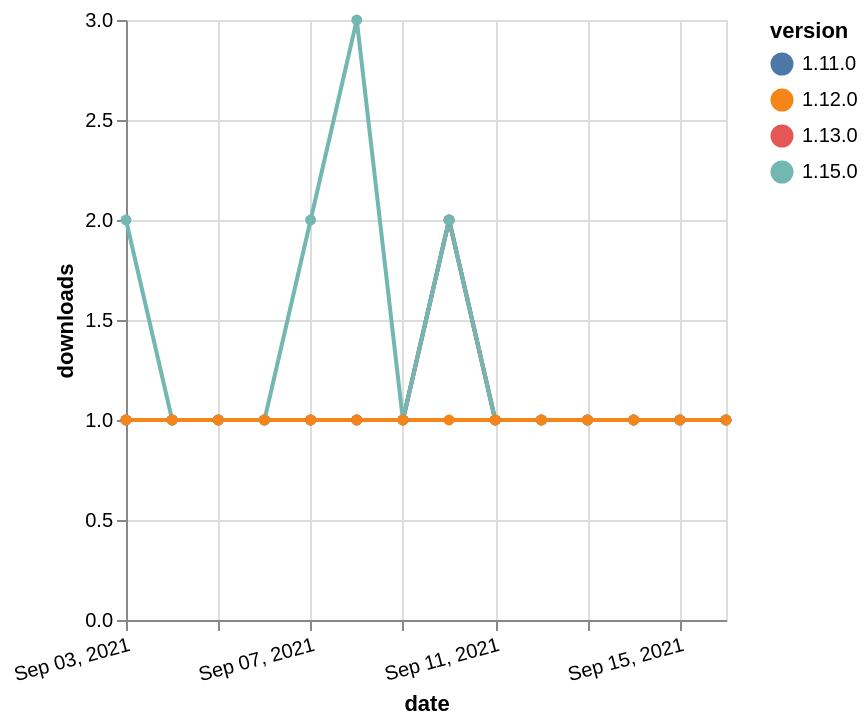

Write the Vega-Lite specification saved for this chart.
### Vega-Lite specification from a JSON file in a GitHub repository (floating-point values rounded to 4 significant figures)
{"$schema": "https://vega.github.io/schema/vega-lite/v5.json", "description": "A simple bar chart with embedded data.", "data": {"values": [{"date": "2021-09-03", "total": 244, "delta": 1, "version": "1.11.0"}, {"date": "2021-09-04", "total": 245, "delta": 1, "version": "1.11.0"}, {"date": "2021-09-05", "total": 246, "delta": 1, "version": "1.11.0"}, {"date": "2021-09-06", "total": 247, "delta": 1, "version": "1.11.0"}, {"date": "2021-09-07", "total": 248, "delta": 1, "version": "1.11.0"}, {"date": "2021-09-08", "total": 249, "delta": 1, "version": "1.11.0"}, {"date": "2021-09-09", "total": 250, "delta": 1, "version": "1.11.0"}, {"date": "2021-09-10", "total": 252, "delta": 2, "version": "1.11.0"}, {"date": "2021-09-11", "total": 253, "delta": 1, "version": "1.11.0"}, {"date": "2021-09-12", "total": 254, "delta": 1, "version": "1.11.0"}, {"date": "2021-09-13", "total": 255, "delta": 1, "version": "1.11.0"}, {"date": "2021-09-14", "total": 256, "delta": 1, "version": "1.11.0"}, {"date": "2021-09-15", "total": 257, "delta": 1, "version": "1.11.0"}, {"date": "2021-09-16", "total": 258, "delta": 1, "version": "1.11.0"}, {"date": "2021-09-03", "total": 378, "delta": 1, "version": "1.13.0"}, {"date": "2021-09-04", "total": 379, "delta": 1, "version": "1.13.0"}, {"date": "2021-09-05", "total": 380, "delta": 1, "version": "1.13.0"}, {"date": "2021-09-06", "total": 381, "delta": 1, "version": "1.13.0"}, {"date": "2021-09-07", "total": 382, "delta": 1, "version": "1.13.0"}, {"date": "2021-09-08", "total": 383, "delta": 1, "version": "1.13.0"}, {"date": "2021-09-09", "total": 384, "delta": 1, "version": "1.13.0"}, {"date": "2021-09-10", "total": 386, "delta": 2, "version": "1.13.0"}, {"date": "2021-09-11", "total": 387, "delta": 1, "version": "1.13.0"}, {"date": "2021-09-12", "total": 388, "delta": 1, "version": "1.13.0"}, {"date": "2021-09-13", "total": 389, "delta": 1, "version": "1.13.0"}, {"date": "2021-09-14", "total": 390, "delta": 1, "version": "1.13.0"}, {"date": "2021-09-15", "total": 391, "delta": 1, "version": "1.13.0"}, {"date": "2021-09-16", "total": 392, "delta": 1, "version": "1.13.0"}, {"date": "2021-09-03", "total": 115, "delta": 2, "version": "1.15.0"}, {"date": "2021-09-04", "total": 116, "delta": 1, "version": "1.15.0"}, {"date": "2021-09-05", "total": 117, "delta": 1, "version": "1.15.0"}, {"date": "2021-09-06", "total": 118, "delta": 1, "version": "1.15.0"}, {"date": "2021-09-07", "total": 120, "delta": 2, "version": "1.15.0"}, {"date": "2021-09-08", "total": 123, "delta": 3, "version": "1.15.0"}, {"date": "2021-09-09", "total": 124, "delta": 1, "version": "1.15.0"}, {"date": "2021-09-10", "total": 126, "delta": 2, "version": "1.15.0"}, {"date": "2021-09-11", "total": 127, "delta": 1, "version": "1.15.0"}, {"date": "2021-09-12", "total": 128, "delta": 1, "version": "1.15.0"}, {"date": "2021-09-13", "total": 129, "delta": 1, "version": "1.15.0"}, {"date": "2021-09-14", "total": 130, "delta": 1, "version": "1.15.0"}, {"date": "2021-09-15", "total": 131, "delta": 1, "version": "1.15.0"}, {"date": "2021-09-16", "total": 132, "delta": 1, "version": "1.15.0"}, {"date": "2021-09-03", "total": 183, "delta": 1, "version": "1.12.0"}, {"date": "2021-09-04", "total": 184, "delta": 1, "version": "1.12.0"}, {"date": "2021-09-05", "total": 185, "delta": 1, "version": "1.12.0"}, {"date": "2021-09-06", "total": 186, "delta": 1, "version": "1.12.0"}, {"date": "2021-09-07", "total": 187, "delta": 1, "version": "1.12.0"}, {"date": "2021-09-08", "total": 188, "delta": 1, "version": "1.12.0"}, {"date": "2021-09-09", "total": 189, "delta": 1, "version": "1.12.0"}, {"date": "2021-09-10", "total": 190, "delta": 1, "version": "1.12.0"}, {"date": "2021-09-11", "total": 191, "delta": 1, "version": "1.12.0"}, {"date": "2021-09-12", "total": 192, "delta": 1, "version": "1.12.0"}, {"date": "2021-09-13", "total": 193, "delta": 1, "version": "1.12.0"}, {"date": "2021-09-14", "total": 194, "delta": 1, "version": "1.12.0"}, {"date": "2021-09-15", "total": 195, "delta": 1, "version": "1.12.0"}, {"date": "2021-09-16", "total": 196, "delta": 1, "version": "1.12.0"}]}, "width": "container", "mark": {"type": "line", "point": {"filled": true}}, "encoding": {"x": {"field": "date", "type": "temporal", "timeUnit": "yearmonthdate", "title": "date", "axis": {"labelAngle": -15}}, "y": {"field": "delta", "type": "quantitative", "title": "downloads"}, "color": {"field": "version", "type": "nominal"}, "tooltip": {"field": "delta"}}}
